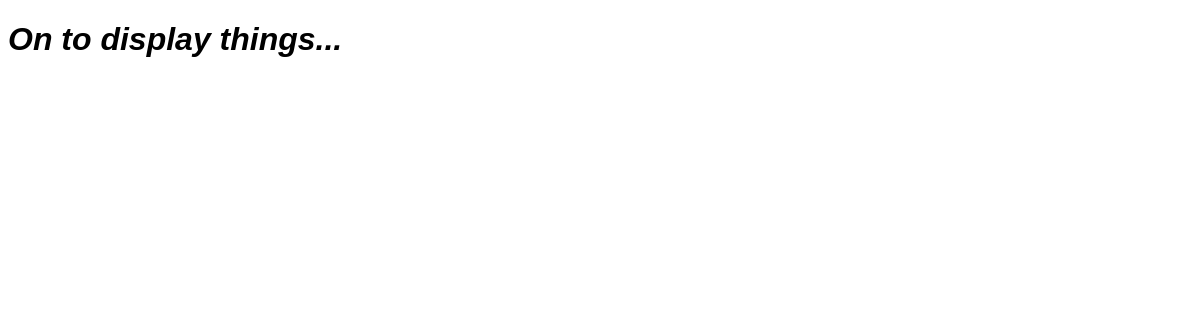
Page /display on the earlier database version.
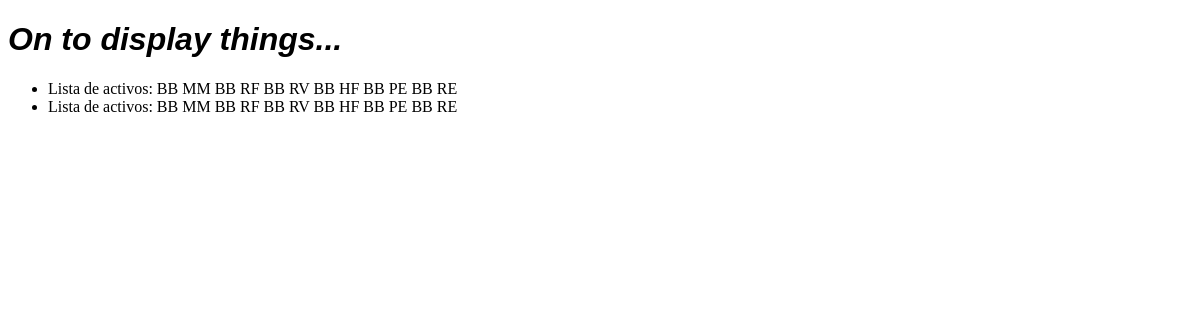
Same page on the later database version.
### eff/models.py (models this page shows)
class InfoActivosModel(models.Model):
    id_mercado = models.TextField() # El id_mercado de cada Excel será una cadena de caracteres con los nombres de todos los activos
    num_activos = models.IntegerField(default=3)
    rentabilidades = models.JSONField()
    mat_covarianzas = models.JSONField()

### eff/views.py (the view)
# urls.py: path("display", views.display, name="display")
def display(request):
    mercados = []
    for e in InfoActivosModel.objects.all():
        mercados.append(e.id_mercado)
    return render(request, "eff/display.html", context={
        "mercados": mercados
    })

### eff/templates/eff/display.html (shortened to what this page needs)
{% load static %}
<!DOCTYPE html>
<html lang="es">
    <head>
        <link rel="stylesheet" href="{% static 'eff/styles.css' %}">
    </head>
    <body>
        <h1 class="main_heading">On to display things...</h1>
        <ul>
            {% for m in mercados %}
            <li>{{m}}</li>
            {% endfor %}
        </ul>
    </body>
</html>

### eff/static/eff/styles.css (style rules this page uses)
.main_heading { font-family: sans-serif; font-style: italic; }

Differences in the rows shown:
added InfoActivosModel: mercados "Lista de activos: BB MM BB RF BB RV BB HF BB PE BB RE"
added InfoActivosModel: mercados "Lista de activos: BB MM BB RF BB RV BB HF BB PE BB RE"
